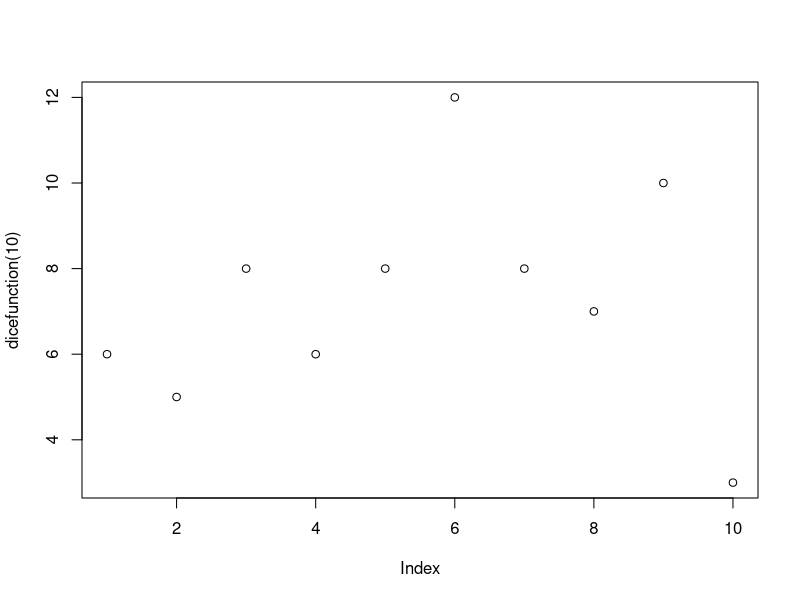
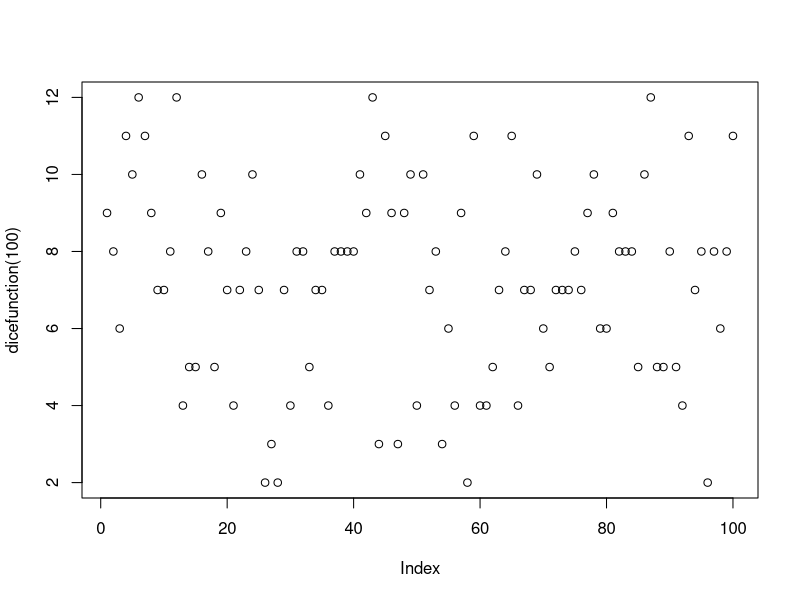
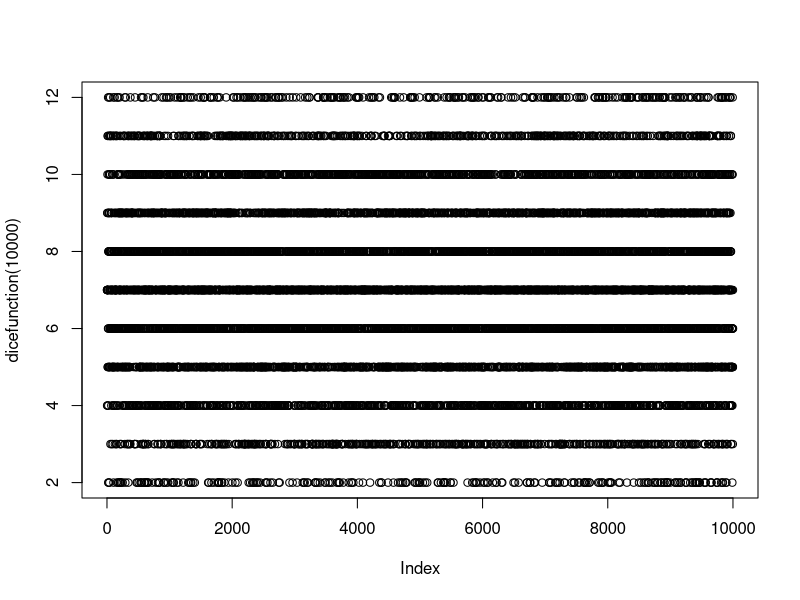

Write the R code that produced these figures, in order.

dicefunction=function(r){
  C=0
    for (i in 1:r+1){
    A=sample(1:6,1)
    B=sample(1:6,1)
    C=c(C,A+B)}
    C[-1]
}

plot(dicefunction(10))
plot(dicefunction(100))
plot(dicefunction(10000))
